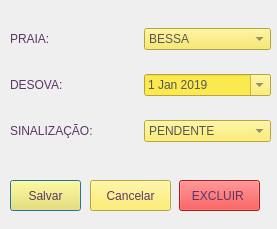
<?xml version="1.0" encoding="UTF-8"?>
<ui version="4.0">
 <class>EditarDialog</class>
 <widget class="QDialog" name="EditarDialog">
  <property name="geometry">
   <rect>
    <x>0</x>
    <y>0</y>
    <width>277</width>
    <height>229</height>
   </rect>
  </property>
  <property name="windowTitle">
   <string>Dialog</string>
  </property>
  <property name="styleSheet">
   <string notr="true">color: rgb(252, 233, 79);
</string>
  </property>
  <widget class="QWidget" name="layoutWidget">
   <property name="geometry">
    <rect>
     <x>10</x>
     <y>10</y>
     <width>261</width>
     <height>151</height>
    </rect>
   </property>
   <layout class="QVBoxLayout" name="verticalLayout">
    <item>
     <layout class="QHBoxLayout" name="horizontalLayout">
      <item>
       <widget class="QLabel" name="test">
        <property name="styleSheet">
         <string notr="true">color: rgb(92, 53, 102);</string>
        </property>
        <property name="text">
         <string>PRAIA:</string>
        </property>
       </widget>
      </item>
      <item>
       <widget class="QComboBox" name="cB_1">
        <property name="styleSheet">
         <string notr="true">color: rgb(85, 87, 83);
background-color: rgb(248, 230, 78);
</string>
        </property>
        <item>
         <property name="text">
          <string>BESSA</string>
         </property>
        </item>
        <item>
         <property name="text">
          <string>MANAÍRA</string>
         </property>
        </item>
        <item>
         <property name="text">
          <string>CABO BRANCO</string>
         </property>
        </item>
        <item>
         <property name="text">
          <string>TAMBAÚ</string>
         </property>
        </item>
        <item>
         <property name="text">
          <string>SEIXAS</string>
         </property>
        </item>
        <item>
         <property name="text">
          <string>PENHA</string>
         </property>
        </item>
       </widget>
      </item>
     </layout>
    </item>
    <item>
     <layout class="QHBoxLayout" name="horizontalLayout_2">
      <item>
       <widget class="QLabel" name="label_2">
        <property name="styleSheet">
         <string notr="true">color: rgb(92, 53, 102);</string>
        </property>
        <property name="text">
         <string>DESOVA:</string>
        </property>
       </widget>
      </item>
      <item>
       <widget class="QDateEdit" name="data_1">
        <property name="styleSheet">
         <string notr="true">color: rgb(85, 87, 83);
background-color: rgb(252, 233, 79);
</string>
        </property>
        <property name="calendarPopup">
         <bool>true</bool>
        </property>
        <property name="date">
         <date>
          <year>2019</year>
          <month>1</month>
          <day>1</day>
         </date>
        </property>
       </widget>
      </item>
     </layout>
    </item>
    <item>
     <layout class="QHBoxLayout" name="horizontalLayout_3">
      <item>
       <widget class="QLabel" name="label_3">
        <property name="styleSheet">
         <string notr="true">color: rgb(92, 53, 102);</string>
        </property>
        <property name="text">
         <string>SINALIZAÇÃO:</string>
        </property>
       </widget>
      </item>
      <item>
       <widget class="QComboBox" name="cB_2">
        <property name="styleSheet">
         <string notr="true">color: rgb(85, 87, 83);
background-color: rgb(252, 233, 79);</string>
        </property>
        <item>
         <property name="text">
          <string>PENDENTE</string>
         </property>
        </item>
        <item>
         <property name="text">
          <string>FINALIZADO</string>
         </property>
        </item>
       </widget>
      </item>
     </layout>
    </item>
   </layout>
  </widget>
  <widget class="QPushButton" name="btn_salvar">
   <property name="geometry">
    <rect>
     <x>10</x>
     <y>180</y>
     <width>71</width>
     <height>31</height>
    </rect>
   </property>
   <property name="styleSheet">
    <string notr="true">background-color: rgb(248, 230, 78);
color: rgb(92, 53, 102);</string>
   </property>
   <property name="text">
    <string>Salvar</string>
   </property>
  </widget>
  <widget class="QPushButton" name="pushButton_2">
   <property name="geometry">
    <rect>
     <x>90</x>
     <y>180</y>
     <width>81</width>
     <height>31</height>
    </rect>
   </property>
   <property name="styleSheet">
    <string notr="true">background-color: rgb(252, 233, 79);
color: rgb(92, 53, 102);</string>
   </property>
   <property name="text">
    <string>Cancelar</string>
   </property>
  </widget>
  <widget class="QPushButton" name="btn_excluir">
   <property name="geometry">
    <rect>
     <x>179</x>
     <y>180</y>
     <width>81</width>
     <height>31</height>
    </rect>
   </property>
   <property name="styleSheet">
    <string notr="true">background-color: rgb(239, 41, 41);
color: rgb(92, 53, 102);</string>
   </property>
   <property name="text">
    <string>EXCLUIR </string>
   </property>
  </widget>
 </widget>
 <resources/>
 <connections/>
</ui>
